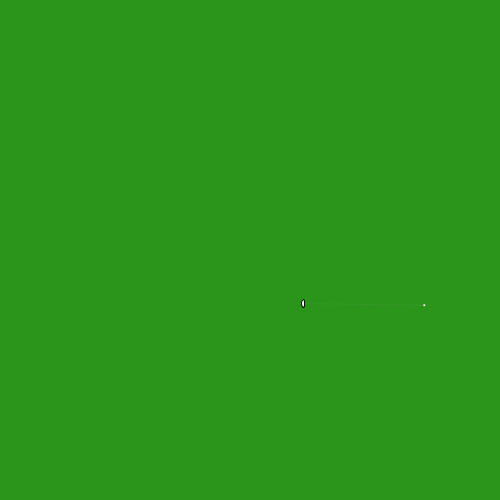
Frame 1 (no input)
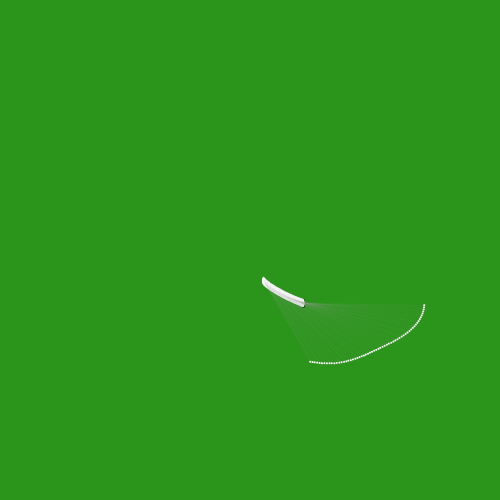
Frame 60 (the mouse pressed at the canvas centre just before this capture)
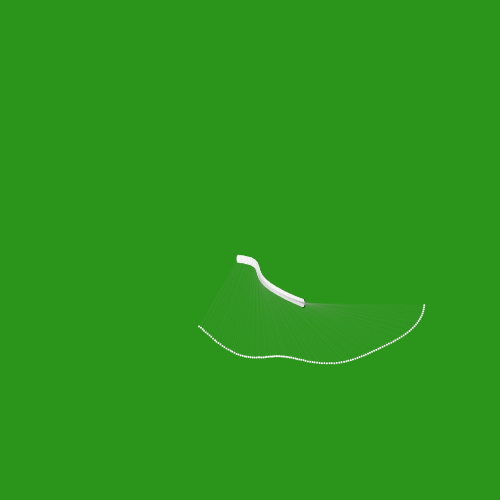
Frame 120 (the mouse held since frame 60 and released just before this capture)

The Processing sketch that drew these frames (run headless with seeded random() and noise(); from frame 60 on, the mouse is pressed at the canvas centre):

// Processing sketch: processing_154228
// ── processing_154228.pde

/*
 * Creative Coding
 * Week 4, 05 - noise-based spinning top
 * by Indae Hwang and Jon McCormack
 * Copyright (c) 2014 Monash University
 *
 * This sketch is a different cut of the spinning top example from week 3
 * It uses the noise function to change the direction of the path
 *
 */

// the two variables below shift the position in the noise field, 
// allowing the value returned by the noise() function to change.
float noiseXoff = 0;
float noiseYoff = 0;


void setup(){
  size(500,500);
  background(#2A951A);
}


void draw() {
  
  // add a small increment to the offsets
  // (chnage these numbers and look at the visula results)
  noiseXoff += 0.005;
  noiseYoff += 0.003;
  
  // location of the ellipse
  float x = width*noise(noiseYoff*0.8);
  float y = height*noise(noiseXoff*0.3);
  
  ellipse(x, y, 3, 8);
  
  // angle changes with time
  float angle = radians(frameCount);
  
  // radius changes with noise
  float radius = 200 * noise(noiseXoff);
  
  // calculate positions at the rotation point
  float rotateX = x + radius * cos(angle);
  float rotateY = y + radius * sin(angle);
  
  stroke(155,25);
  line(x, y, rotateX, rotateY);
  ellipse(rotateX, rotateY, 2, 2);
  
}
